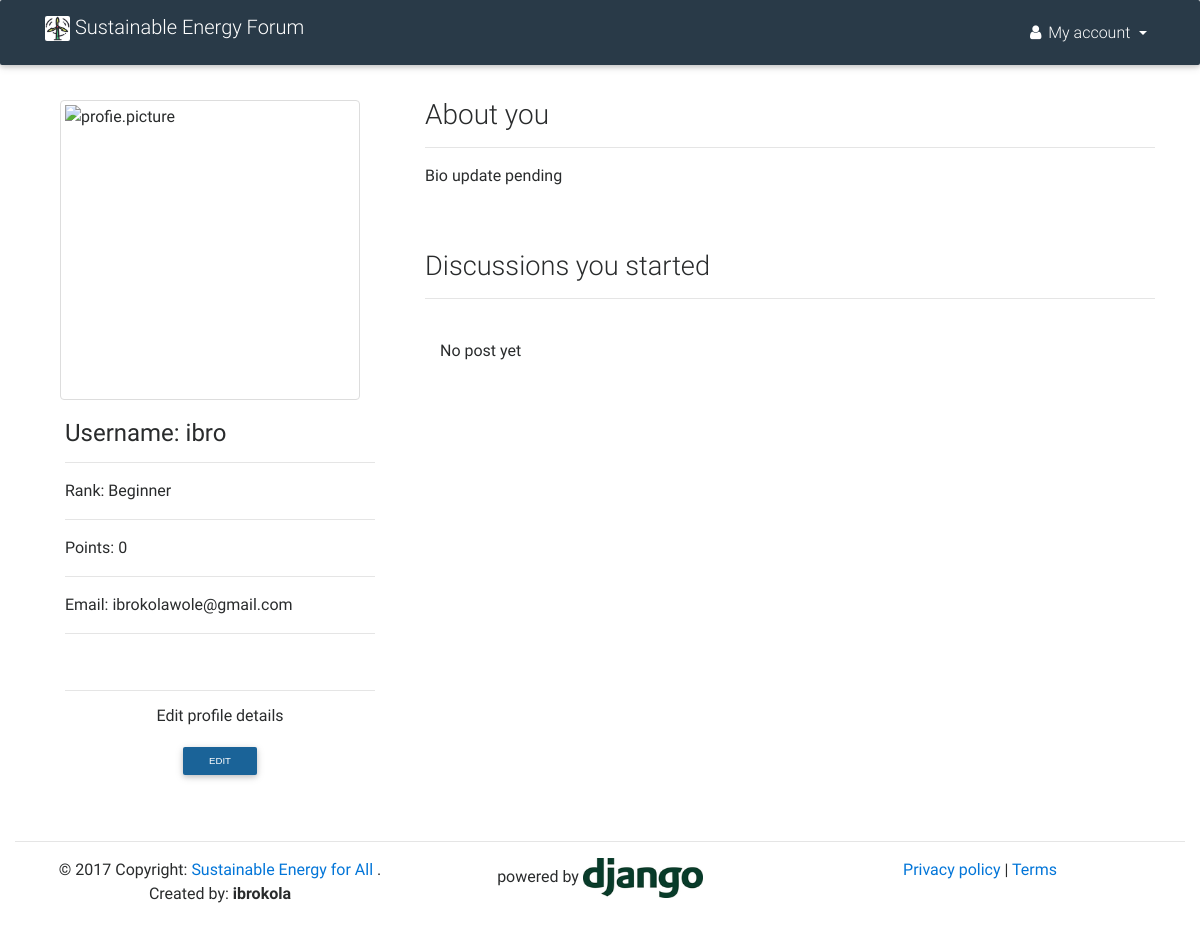
Before: /u/profile/ (signed in) with the older database file.
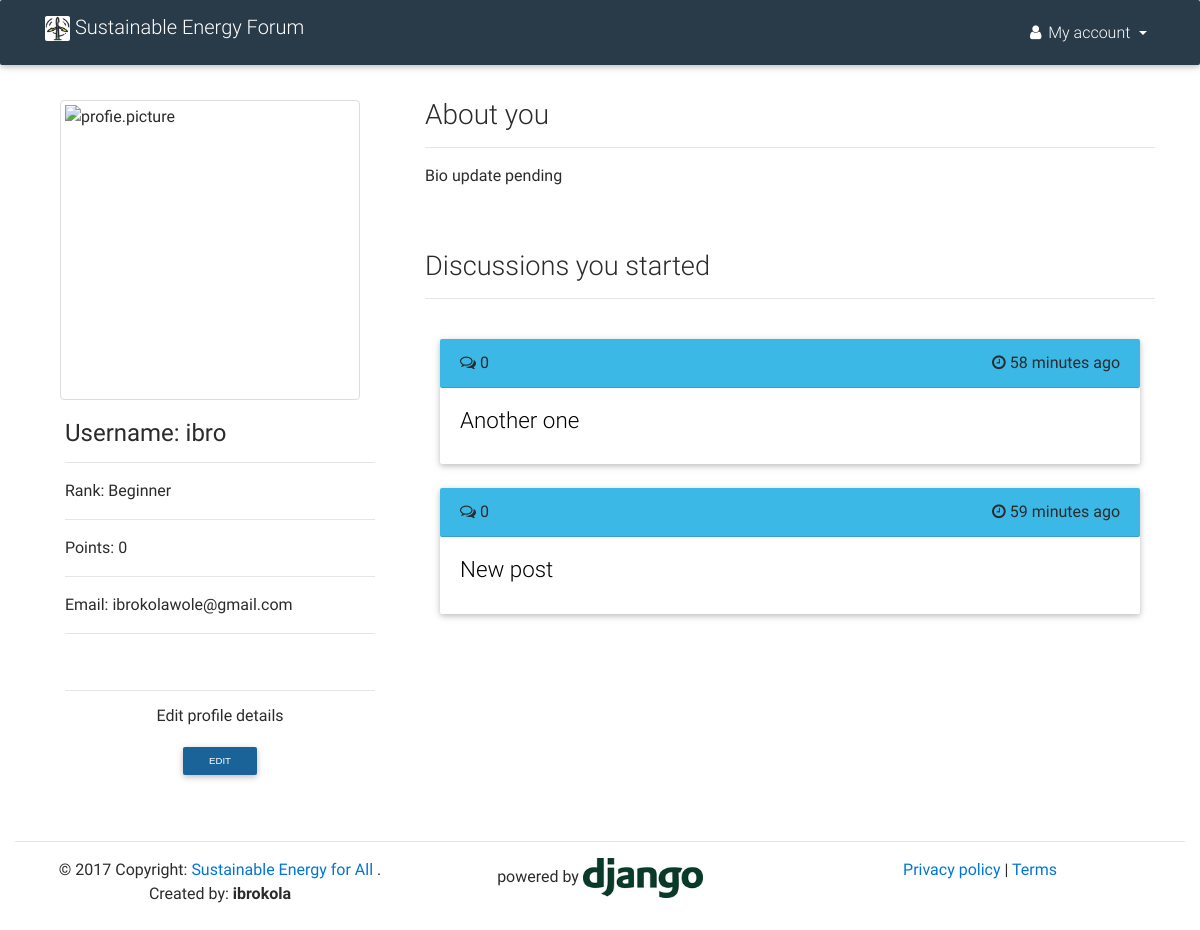
After: the same page with the newer database file.
### forum/models.py (models this page shows, shortened)
class Votable(models.Model):
    class Meta:
        abstract = True
    votes = GenericRelation(Vote)
    author = models.ForeignKey(User, on_delete=models.PROTECT)
    upvotes = models.IntegerField(default=0)
    downvotes = models.IntegerField(default=0)
    flags = models.IntegerField(default=0)

class Post(Votable):
    class Meta:
        db_table = "posts"
        index_together = [
            ["submission_time",],
        ]
    objects = PostsManager()
    title = models.CharField(max_length=500)
    slug = models.SlugField(max_length=500,null=True, blank=True)
    text = models.TextField(max_length=8192, blank=True)
    submission_time = models.DateTimeField(auto_now_add=True)
    num_comments = models.IntegerField(default=0)
    def get_absolute_url(self):
        return reverse('forum:discussion', kwargs={"post_id": self.pk})
    def __str__(self):
        return self.title

### profiles/views.py (the view)
class ProfileUserView(View):
    def get(self, request, *args, **kwargs):
        if request.user.is_authenticated():
            user = get_object_or_404(User, username=request.user.username)
            post_list = Post.objects.filter(author__username__iexact=user.username).order_by('-submission_time')
            paginator = Paginator(post_list, 10)
            page = request.GET.get('page')
            try:
                post = paginator.page(page)
            except PageNotAnInteger:
                post = paginator.page(1)
            except EmptyPage:
                post = paginator.page(paginator.num_pages)
            profile = Profile.objects.get(user=user)
            template = 'profiles/profile_user.html'
            context = {
                'profile': profile,
                'post': post
                }
            return render(request, template, context)
        else:
            return HttpResponseRedirect(reverse('account_login'))

### users/models.py (called while the page is built)
    def __str__(self):              # __unicode__ on Python 2
        return self.username

### templates/profiles/profile_user.html (shortened to what this page needs)
{% extends 'base.html' %}
{% load static %}
{% load humanize %}
{% block pagecss %}
<link href="{% static 'css/mdb.css' %}" rel="stylesheet">
{% endblock %}
{% block content %}
<div class="container-fluid" style="padding-top: 100px;"></div>
<div class="container">
	<div class="row">
		<div class="col-sm-6 col-md-4">
			<section class="wow fadeIn">
			         <div class="container">
			        {% if profile.image %}
			            <img src="{{ profile.image.url }}" class="img-fluid img-thumbnail text-center" width="300" height="300" alt="profie.picture">
			        {% else %}
			        	<img src="http://www.sbsc.in/images/dummy-profile-pic.png" class="img-fluid img-thumbnail" width="300" height="300" alt="profie.picture">
			        {% endif %}
			        </div>
			        <div class="card-block">
			            <h4 class="card-title"><strong>Username: {{ profile.user.username }}</strong></h4>
						<hr>
						<p>Rank: {{ profile.rank }}</p>
						<hr>
						<p>Points: {{ request.user.score }}</p>
						<hr>
						 <p>Email: {{ profile.user.email }}</p>
						<hr>
						<br>
						 <hr>
						<div class="text-center">
							<h5>Edit profile details</h5><a href="{% url 'profile:profile_edit' %}"><button class="btn btn-default btn-sm" value="update" type="submit">Edit</button></a>
						</div>
			</section>
			<br>
		</div>
		<div class="col-sm-6 col-md-8">
			<h3>About you</h3>
            <hr>
            {% if profile.bio %}
                <p>{{ profile.bio }}</p>
            {% else %}
                <p>Bio update pending</p>
			{% endif %}
			<br>
			<br>
			<h3 class="h3-responsive">Discussions you started</h3>
			<hr>
			<br>
			<div class="col-sm-12">
			{% if post %}
				{% for item in post %}
				<div class="card">
					<div class="card-header">
						<i class="fa fa-comments-o"></i> {{  item.num_comments }}  <span class="float-right"><i class="fa fa-clock-o"></i> {{  item.submission_time | naturaltime }}</span>
					</div>
					<div class="card-block">
						<a href="{{ item.get_absolute_url }}">
							<h4 class="card-title h4-responsive" style="color: black;">{{ item }}</h4>
						</a>
					</div>
				</div>
				<br>
				{% endfor %}
			{% else %}
				<p>No post yet</p>
			{% endif %}
			<br>
			<br>
			</div>
		</div>
		<br>
		<br>
	</div>
</div>
{% endblock %}

Changed rows visible on the page:
added Post: num_comments "0", submission_time "58 minutes ago", title "Another one"
added Post: num_comments "0", submission_time "59 minutes ago", title "New post"
Other visible differences:
text no longer shown: "No post yet"
